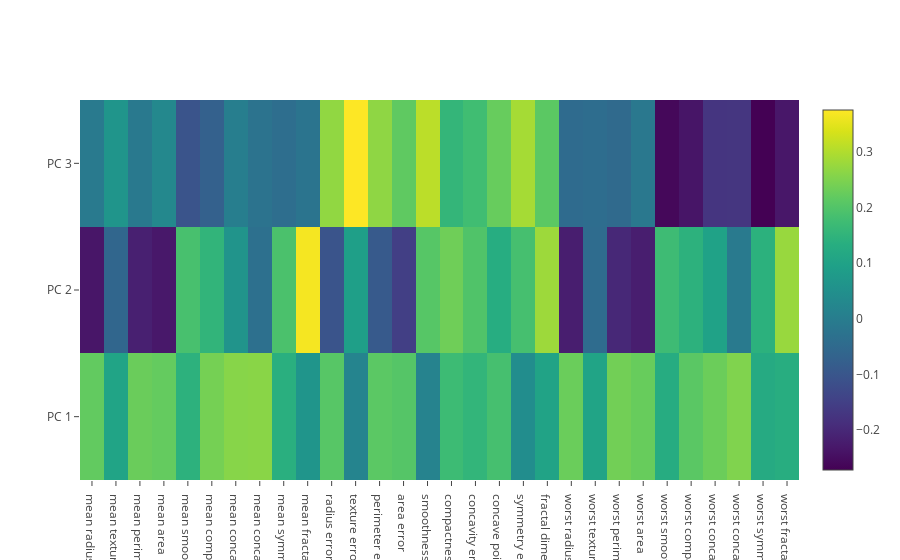

The code cell stored with this chart in its notebook:
### Code cell
# the line below is needed in order to plot graphs offline inside Jupyter
init_notebook_mode(connected=True)

# Create heat map data.
data = go.Heatmap(z=pca.components_, 
                  x=bunch.feature_names, 
                  y=['PC 1', 'PC 2', 'PC 3'], 
                  colorscale='Viridis')
 
# Plot heatmap.
plotly.offline.iplot([data], filename='heatmap')

### Figure 1 — Plotly figure (JSON) as saved in the notebook; plotly's stock layout.template omitted (floating-point values rounded to 4 significant figures)
{"data": [{"colorscale": "Viridis", "type": "heatmap", "x": ["mean radius", "mean texture", "mean perimeter", "mean area", "mean smoothness", "mean compactness", "mean concavity", "mean concave points", "mean symmetry", "mean fractal dimension", "radius error", "texture error", "perimeter error", "area error", "smoothness error", "compactness error", "concavity error", "concave points error", "symmetry error", "fractal dimension error", "worst radius", "worst texture", "worst perimeter", "worst area", "worst smoothness", "worst compactness", "worst concavity", "worst concave points", "worst symmetry", "worst fractal dimension"], "y": ["PC 1", "PC 2", "PC 3"], "z": [[0.2189, 0.1037, 0.2275, 0.221, 0.1426, 0.2393, 0.2584, 0.2609, 0.1382, 0.06436, 0.206, 0.01743, 0.2113, 0.2029, 0.01453, 0.1704, 0.1536, 0.1834, 0.0425, 0.1026, 0.228, 0.1045, 0.2366, 0.2249, 0.128, 0.2101, 0.2288, 0.2509, 0.1229, 0.1318], [-0.2339, -0.05971, -0.2152, -0.2311, 0.1861, 0.1519, 0.06017, -0.03477, 0.1903, 0.3666, -0.1056, 0.08998, -0.08946, -0.1523, 0.2044, 0.2327, 0.1972, 0.1303, 0.1838, 0.2801, -0.2199, -0.04547, -0.1999, -0.2194, 0.1723, 0.1436, 0.09796, -0.008257, 0.1419, 0.2753], [-0.008531, 0.06455, -0.009314, 0.0287, -0.1043, -0.07409, 0.002734, -0.02556, -0.04024, -0.02257, 0.2685, 0.3746, 0.2666, 0.216, 0.3088, 0.1548, 0.1765, 0.2247, 0.2886, 0.2115, -0.04751, -0.0423, -0.04855, -0.0119, -0.2598, -0.2361, -0.1731, -0.1703, -0.2713, -0.2328]]}], "layout": {}}
